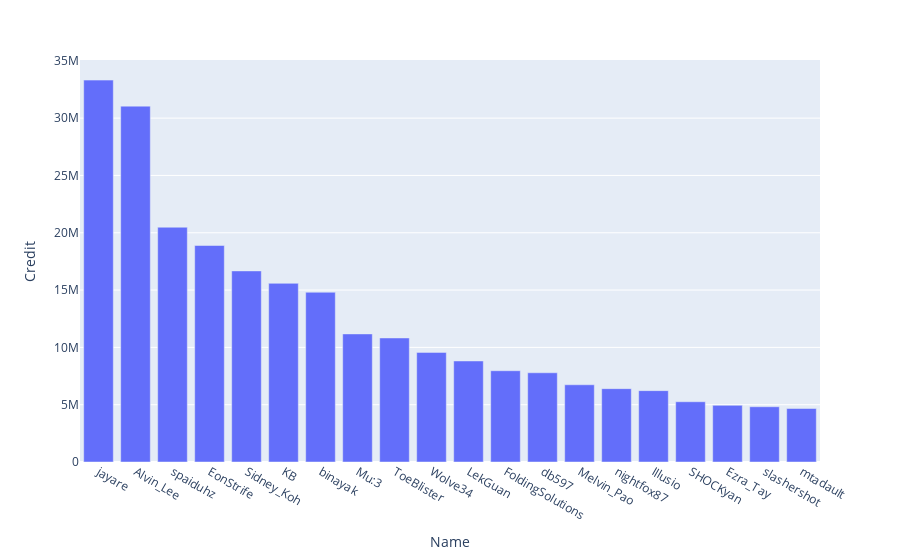

This figure's notebook cell:
### Code cell
fig = px.bar(first20, x=first20['Name'], y=first20['Credit'])
fig.show()

### Figure 1 — Plotly figure (JSON) as saved in the notebook; plotly's stock layout.template omitted (floating-point values rounded to 4 significant figures)
{"data": [{"alignmentgroup": "True", "hovertemplate": "Name=%{x}<br>Credit=%{y}<extra></extra>", "legendgroup": "", "marker": {"color": "#636efa"}, "name": "", "offsetgroup": "", "orientation": "v", "showlegend": false, "textposition": "auto", "type": "bar", "x": ["jayare", "Alvin_Lee", "spaiduhz", "EonStrife", "Sidney_Koh", "KB", "binayak", "Mu:3", "ToeBlister", "Wolve34", "LekGuan", "FoldingSolutions", "db597", "Melvin_Pao", "nightfox87", "Illusio", "SHOCKyan", "Ezra_Tay", "slashershot", "mtadault"], "xaxis": "x", "y": [33319163, 31047268, 20483275, 18888629, 16672025, 15588167, 14809292, 11174804, 10822106, 9562923, 8813525, 7962900, 7785115, 6737258, 6397713, 6226233, 5257119, 4944355, 4820310, 4667631], "yaxis": "y"}], "layout": {"autosize": true, "barmode": "relative", "legend": {"tracegroupgap": 0}, "margin": {"t": 60}, "xaxis": {"anchor": "y", "autorange": true, "domain": [0, 1], "range": [-0.5, 19.5], "title": {"text": "Name"}, "type": "category"}, "yaxis": {"anchor": "x", "autorange": true, "domain": [0, 1], "range": [0, 35070000.0], "title": {"text": "Credit"}, "type": "linear"}}}
